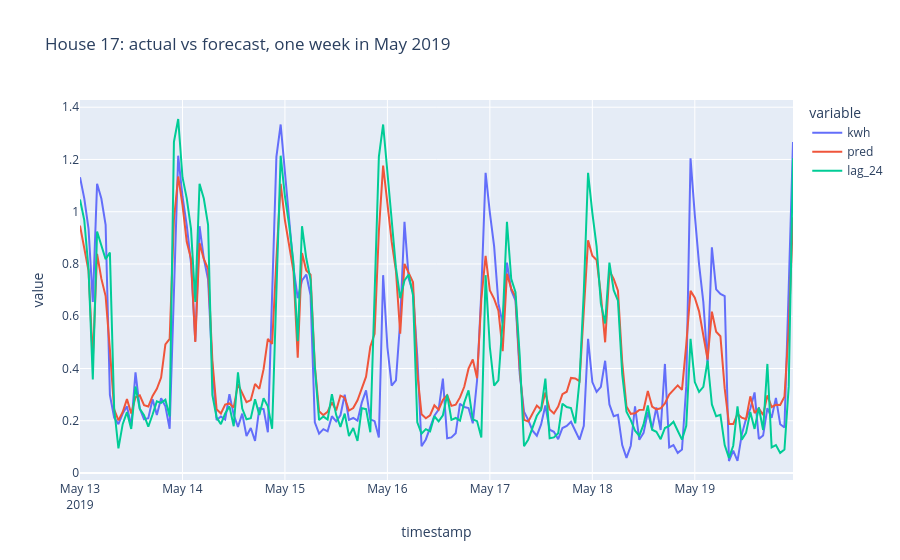

Here is the notebook cell this chart was saved with:
### Code cell
h = 17
w = test[test.house_id == h].loc["2019-05-13":"2019-05-19", ["kwh", "pred", "lag_24"]]
px.line(w, title=f"House {h}: actual vs forecast, one week in May 2019")

### Figure 1 — Plotly figure (JSON) as saved in the notebook; plotly's stock layout.template omitted (floating-point values rounded to 4 significant figures; data arrays with more than 128 entries replaced by an {"elided": "..."} marker saying what was removed)
{"data": [{"hovertemplate": "variable=kwh<br>timestamp=%{x}<br>value=%{y}<extra></extra>", "legendgroup": "kwh", "line": {"color": "#636efa", "dash": "solid"}, "marker": {"symbol": "circle"}, "mode": "lines", "name": "kwh", "orientation": "v", "showlegend": true, "type": "scatter", "x": {"elided": "168 str values"}, "xaxis": "x", "y": {"elided": "168 float values"}, "yaxis": "y"}, {"hovertemplate": "variable=pred<br>timestamp=%{x}<br>value=%{y}<extra></extra>", "legendgroup": "pred", "line": {"color": "#EF553B", "dash": "solid"}, "marker": {"symbol": "circle"}, "mode": "lines", "name": "pred", "orientation": "v", "showlegend": true, "type": "scatter", "x": {"elided": "168 str values"}, "xaxis": "x", "y": {"elided": "168 float values"}, "yaxis": "y"}, {"hovertemplate": "variable=lag_24<br>timestamp=%{x}<br>value=%{y}<extra></extra>", "legendgroup": "lag_24", "line": {"color": "#00cc96", "dash": "solid"}, "marker": {"symbol": "circle"}, "mode": "lines", "name": "lag_24", "orientation": "v", "showlegend": true, "type": "scatter", "x": {"elided": "168 str values"}, "xaxis": "x", "y": {"elided": "168 float values"}, "yaxis": "y"}], "layout": {"legend": {"title": {"text": "variable"}, "tracegroupgap": 0}, "title": {"text": "House 17: actual vs forecast, one week in May 2019"}, "xaxis": {"anchor": "y", "domain": [0, 1], "title": {"text": "timestamp"}}, "yaxis": {"anchor": "x", "domain": [0, 1], "title": {"text": "value"}}}}
